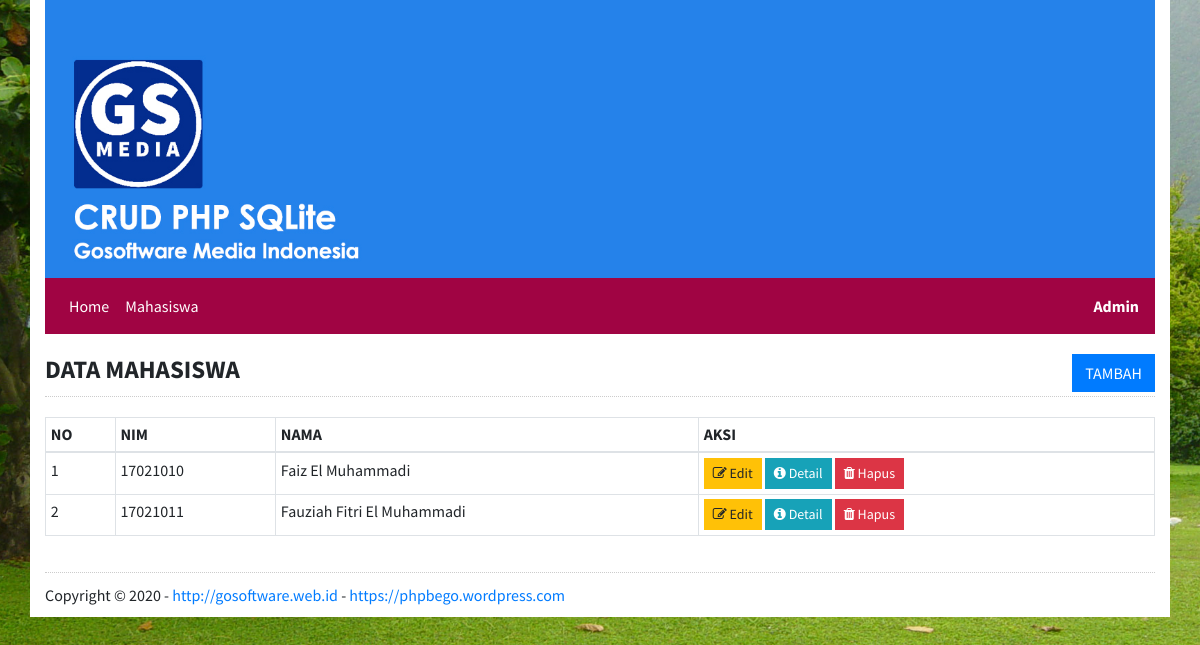
Page /mahasiswa on the earlier database version.
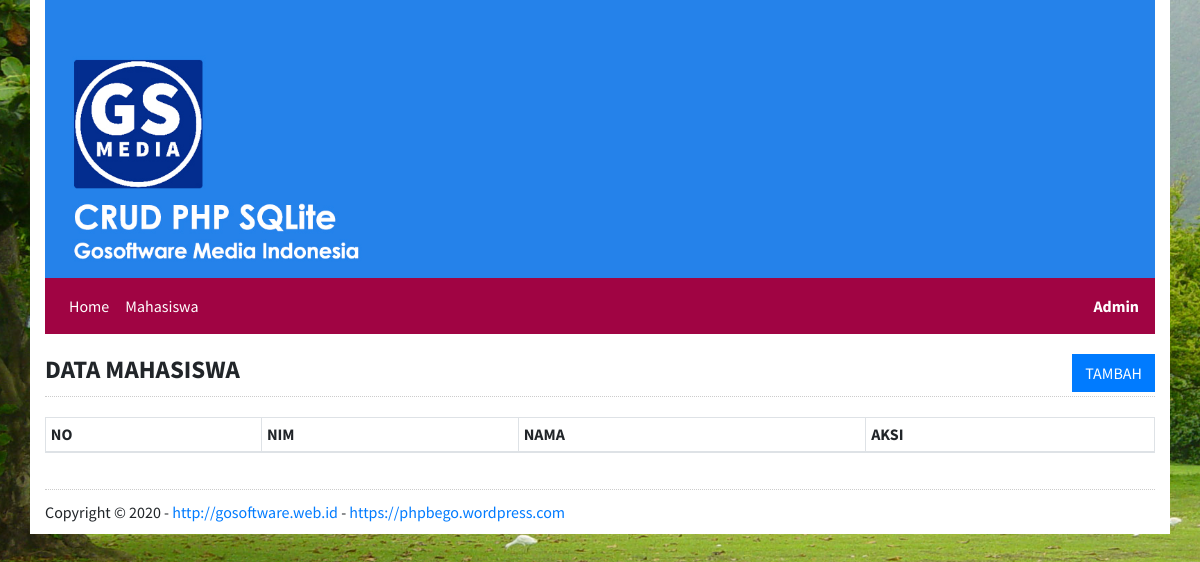
Same page on the later database version.
### tables this page shows
CREATE TABLE tb_mhsw (
			mhsw_id INTEGER NOT NULL,
			mhsw_nim TEXT NOT NULL,
			mhsw_nama TEXT NOT NULL,
			mhsw_alamat TEXT NOT NULL,
			created_at TEXT DEFAULT '0000-00-00',
			updated_at TEXT DEFAULT '0000-00-00',
			PRIMARY KEY (mhsw_id),
			UNIQUE (mhsw_nim));

### index.php (called while the page is built, shortened)
<?php
require_once "layout/index.php";

### inc/router.php (called while the page is built)
<?php
$route = new App\Route();
$route->add('/', function() {
	include "web_main.php";
});
$route->add('/mahasiswa', function() {
	include "mhsw_tampil.php";
});
$route->add('/mahasiswa/input', function() {
	include "mhsw_input.php";
});
$route->add('/mahasiswa/edit/.+', function($id) {
	include "mhsw_edit.php";
});
$route->add('/mahasiswa/detail/.+', function($id) {
	include "mhsw_detail.php";
});
$route->listen();

### app/Controller.php (called while the page is built, shortened)
<?php
class Controller {
	public function __construct()
	{
		try {
			$this->db = new PDO("sqlite:" . ROOT . "db/db.sqlite3");
		} catch (PDOException $e) {
			die ("Database tidak terhubung!");
		}
	}
}

### app/Mahasiswa.php (called while the page is built, shortened)
<?php
class Mahasiswa extends Controller {
	public function tampil()
	{
		$stmt = $this->db->prepare("SELECT * FROM tb_mhsw");
		$stmt->execute();
		$data = array();
		while ($rows = $stmt->fetch()) {
			$data[] = $rows;
		}
		return $data;
	}
}

### mhsw_tampil.php (the view, shortened to what this page needs)
<?php
$mhsw = new App\Mahasiswa();
$rows = $mhsw->tampil();
?>
<h2>
	DATA MAHASISWA
	<a href="<?php echo URL; ?>/mahasiswa/input" class="btn btn-primary float-right">TAMBAH</a>
</h2>
<table class="table table-bordered table-sm" id="dtb">
	<thead>
		<tr>
			<th>NO</th>
			<th>NIM</th>
			<th>NAMA</th>
			<th>AKSI</th>
		</tr>
	</thead>
	<tbody>
		<?php $no=0; foreach ($rows as $row) { $no++; ?>
			<tr>
				<td><?php echo $no; ?></td>
				<td><?php echo $row['mhsw_nim']; ?></td>
				<td><?php echo $row['mhsw_nama']; ?></td>
				<td>
					<a href="<?php echo URL; ?>/mahasiswa/edit/<?php echo $row['mhsw_id']; ?>" class="btn btn-sm btn-warning">
						<i class="fa fa-edit"></i> Edit
					</a>
					<a href="<?php echo URL; ?>/mahasiswa/detail/<?php echo $row['mhsw_id']; ?>" class="btn btn-sm btn-info">
						<i class="fa fa-info-circle"></i> Detail
					</a>
					<button type="button" class="btn btn-sm btn-danger" id="btn-delete" data-id="<?php echo $row['mhsw_id']; ?>">
						<i class="fa fa-trash"></i> Hapus
					</button>
				</td>
			</tr>
		<?php } ?>
	</tbody>
</table>

### layout/index.php (shortened to what this page needs)
<!DOCTYPE html>
<html>
<head>
	<link rel="stylesheet" href="<?php echo URL; ?>/layout/assets/css/bootstrap.min.css">
	<link rel="stylesheet" href="<?php echo URL; ?>/layout/assets/css/font-awesome.min.css">
	<link rel="stylesheet" href="<?php echo URL; ?>/layout/assets/css/datatables.min.css">
	<link rel="stylesheet" href="<?php echo URL; ?>/layout/assets/css/style.css">
</head>
<body>
	<div class="container">
		<header>
			<div class="row">
				<div class="col">
					<img src="<?php echo URL; ?>/layout/assets/images/header.jpg" class="img-fluid w-100">
				</div>
			</div>
		</header>
		<section>
			<nav class="navbar navbar-expand-lg navbar-light" style="background-color: #A00443;">
				<div class="collapse navbar-collapse" id="navbarSupportedContent">
					<ul class="navbar-nav mr-auto">
						<li class="nav-item">
							<a class="nav-link" href="<?php echo URL; ?>">Home</a>
						</li>
							<li class="nav-item">
								<a class="nav-link" href="<?php echo URL; ?>/mahasiswa">Mahasiswa</a>
							</li>
					</ul>
					<span class="navbar-text font-weight-bold">
						Admin
					</span>
				</div>
			</nav>
		</section>
		<main>
			<div class="row my-2">
				<div class="col">
					<?php require_once "inc/router.php"; ?>
				</div>
			</div>
		</main>
		<footer>
			Copyright &copy; 2020 - <a href="http://gosoftware.web.id/">http://gosoftware.web.id</a> - <a href="https://phpbego.wordpress.com/">https://phpbego.wordpress.com</a>
		</footer>
	</div>
</body>
</html>

### app/Route.php (shortened to what this page needs)
<?php
class Route
{
	private $_listUri = array();
	private $_listCall = array();
	private $_trim = '/\^$';
	public function add($uri, $function)
	{
		$uri = trim($uri, $this->_trim);
		$this->_listUri[] = $uri;
		$this->_listCall[] = $function;
	}
	public function listen()
	{
		$uri = isset($_REQUEST['uri']) ? $_REQUEST['uri'] : '/';
		$uri = trim($uri, $this->_trim);
		$uri = filter_var($uri, FILTER_SANITIZE_URL);
		$replacementValues = array();
		foreach ($this->_listUri as $listKey => $listUri)
		{
			if (preg_match("#^$listUri$#", $uri))
			{
				call_user_func_array($this->_listCall[$listKey], $replacementValues);
			}
		}
	}
}

### layout/assets/css/style.css (style rules this page uses)
body { font-family: 'Source Sans Pro', sans-serif; font-size: 16px; background: url(../images/background-photo.jpg) no-repeat center center fixed; -webkit-background-size: cover; -moz-background-size: cover; -o-background-size: cover; background-size: cover; }
* { -webkit-border-radius: 0 !important; -moz-border-radius: 0 !important; border-radius: 0 !important; }
a { text-decoration: none !important; }
h2 { font-size: 25px; font-weight: bold; padding: 12px 0; margin-bottom: 20px; border-bottom: 1px dotted #ccc; }
footer { border-top:1px dotted #ccc; margin-top: 20px; padding: 10px 0; }
.container { background-color: #fff; }
.navbar-brand, .nav-link, .navbar-text { color: #ffffff !important; }

Differences in the rows shown:
removed tb_mhsw: mhsw_nim "17021010", mhsw_nama "Faiz El Muhammadi"
removed tb_mhsw: mhsw_nim "17021011", mhsw_nama "Fauziah Fitri El Muhammadi"
